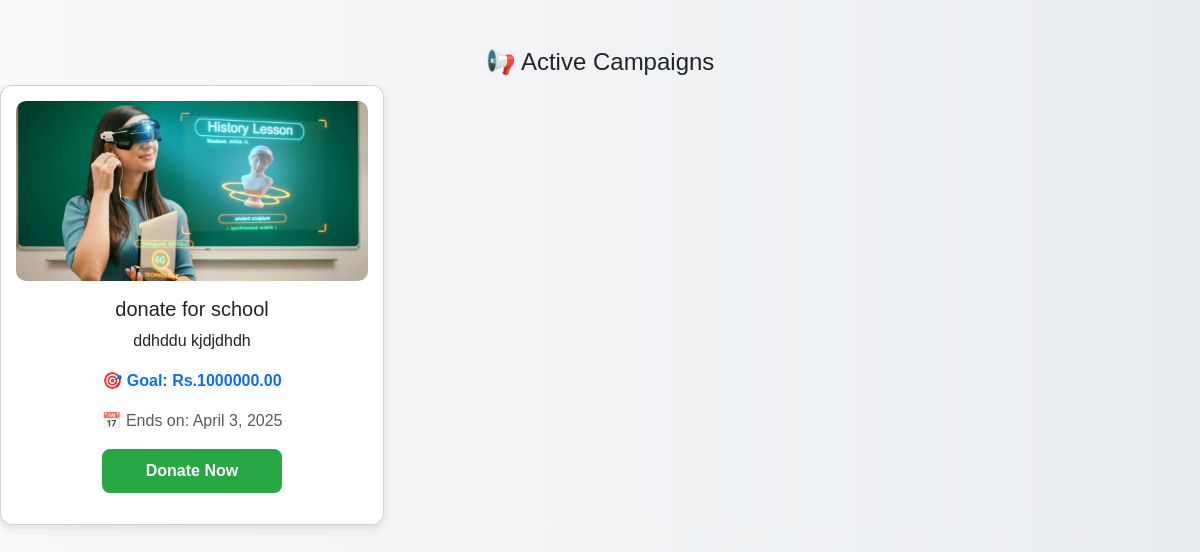
Page /home/view_campaign/ on the earlier database version.
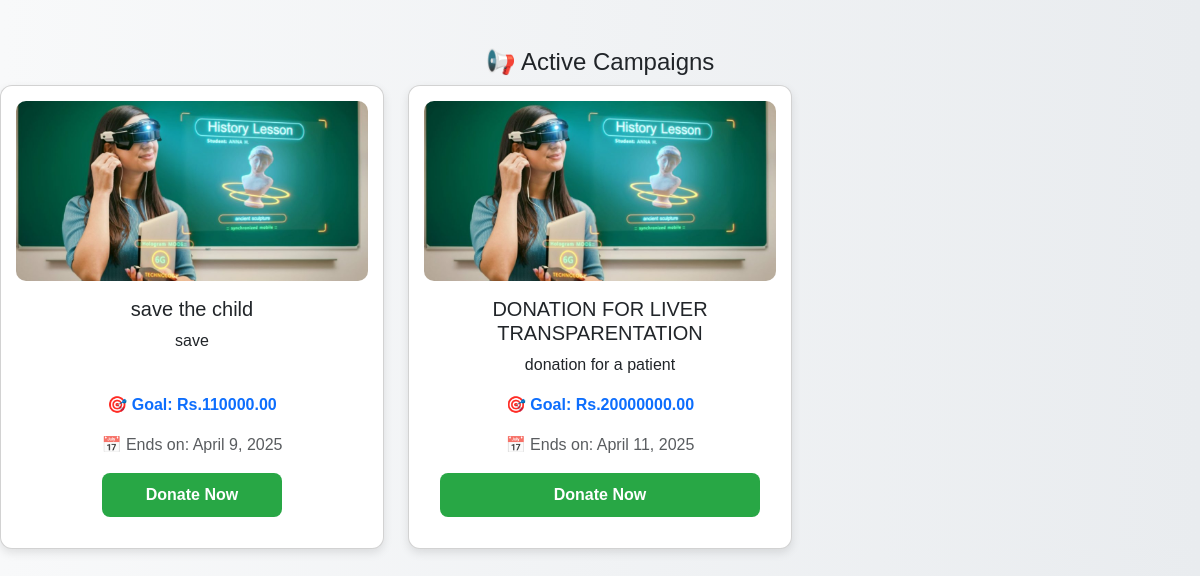
Same page on the later database version.
### home/models.py (models this page shows, shortened)
class Campaign(models.Model):
    organization = models.ForeignKey(
        "Organization", on_delete=models.CASCADE, related_name="campaigns"
    )
    title = models.CharField(max_length=255)
    description = models.TextField()
    goal_amount = models.DecimalField(max_digits=10, decimal_places=2)
    end_date = models.DateField()
    image = models.ImageField(upload_to="campaign_images/", blank=True, null=True)
    created_by = models.ForeignKey(
        User, on_delete=models.CASCADE, related_name="campaigns", null=True, blank=True
    )  # Temporarily allow null values
    created_at = models.DateTimeField(auto_now_add=True)

### home/views.py (the view)
# urls.py: path('view_campaign/', views.view_campaign, name='view_campaign'),
def view_campaign(request):
    query = request.GET.get('q', '')  # Get the search query from the URL
    campaigns = Campaign.objects.all()  # Fetch all campaigns
    if query:
        campaigns = campaigns.filter(title__icontains=query)  # Filter campaigns by title
    return render(request, 'view_campaign.html', {'campaigns': campaigns, 'query': query})

### templates/view_campaign.html (shortened to what this page needs)
<!DOCTYPE html>
<html lang="en">
<head>
    <link href="https://cdn.jsdelivr.net/npm/bootstrap@5.3.0-alpha1/dist/css/bootstrap.min.css" rel="stylesheet">
    {% if campaigns %}
    <h4 class="mt-5 text-center">📢 Active Campaigns</h4>
    <div class="row">
        {% for campaign in campaigns %}
        <div class="col-md-4 d-flex fade-in">
            <div class="card campaign-card h-100 w-100 d-flex flex-column">
                <div class="image-container">
                    {% if campaign.image %}
                        <img src="{{ campaign.image.url }}" class="campaign-img" alt="{{ campaign.title }}">
                    {% else %}
                        <img src="https://via.placeholder.com/200" class="campaign-img" alt="No Image Available">
                    {% endif %}
                </div>
                <div class="card-body d-flex flex-column text-center">
                    <h5 class="card-title">{{ campaign.title }}</h5>
                    <p class="card-text flex-grow-1">{{ campaign.description|truncatewords:20 }}</p>
                    <p class="fw-bold text-primary">🎯 Goal: Rs.{{ campaign.goal_amount }}</p>
                    <p class="text-muted">📅 Ends on: {{ campaign.end_date }}</p>
                    <a href="{% url 'makedonation' campaign.id %}" class="btn btn-success btn-donate mt-auto">Donate Now</a>
                </div>
            </div>
        </div>
        {% endfor %}
    </div>
    {% else %}
        <p class="text-danger text-center mt-4">No campaigns available.</p>
    {% endif %}
</body>
</html>

### templates/view_campaign.html (style rules this page uses)
.campaign-card { border-radius: 12px; overflow: hidden; box-shadow: 0 4px 10px rgba(0, 0, 0, 0.1); transition: transform 0.3s ease-in-out, box-shadow 0.3s ease-in-out; background-color: white; display: flex; flex-direction: column; align-items: center; text-align: center; padding: 15px; }
.image-container { width: 100%; height: 180px; overflow: hidden; border-radius: 10px; }
.campaign-img { width: 100%; height: 100%; object-fit: cover; }
.btn-donate { background: #28a745; border: none; padding: 10px 15px; font-weight: bold; border-radius: 8px; transition: background 0.3s ease-in-out, transform 0.2s; text-decoration: none; color: white; }
.fade-in { opacity: 0; animation: fadeIn 0.5s ease-in-out forwards; }

Differences in the rows shown:
removed Campaign: image (picture), title "donate for school", description "ddhddu kjdjdhdh", goal_amount "1000000.00", end_date "April 3, 2025"
added Campaign: image (picture), title "save the child", description "save", goal_amount "110000.00", end_date "April 9, 2025"
added Campaign: image (picture), title "DONATION FOR LIVER TRANSPARENTATION", description "donation for a patient", goal_amount "20000000.00", end_date "April 11, 2025"
